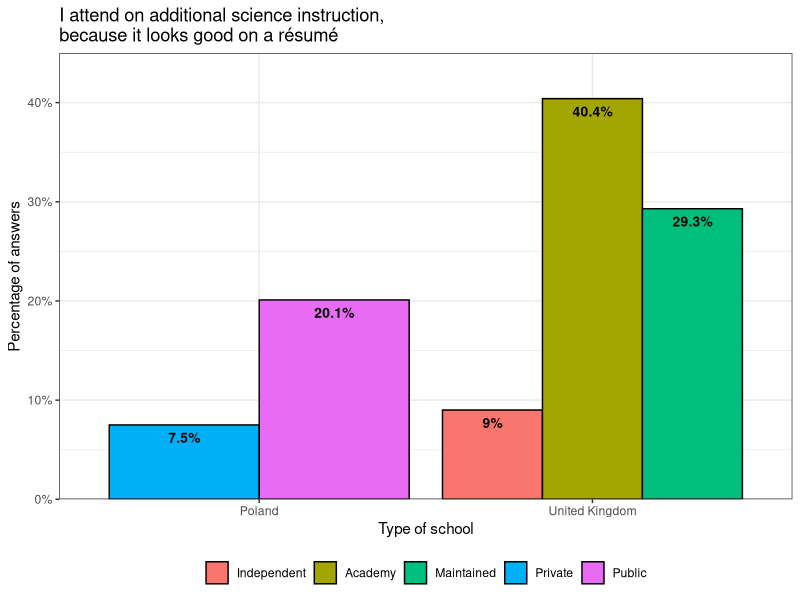
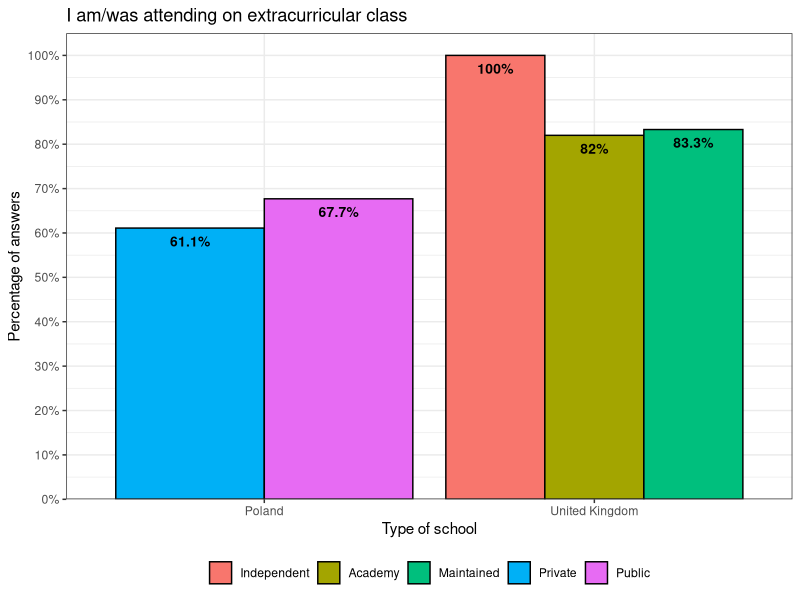
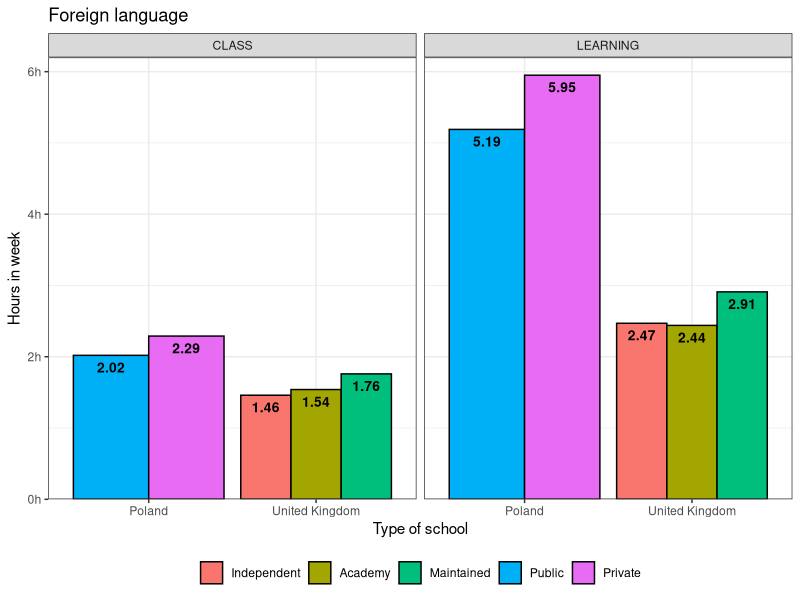

Write R code to recreate these figures, in order.
## ---- chunk 1
knitr::opts_chunk$set(echo = FALSE, cache = TRUE)

library("haven")
library("stringr")
library(dplyr)
library(data.table)
library(stringi)
library(ggplot2)
library(haven)
## ---- chunk 2
kolumny <- c("Independent", "Academy", "Maintained", "Private", "Public")
wiersze <- c("United Kingdom", "United Kingdom", "United Kingdom", "Poland", "Poland")
dane <- c(0.09, 0.404, 0.293, 0.075, 0.201)
data <- cbind(kolumny, wiersze, dane) %>% tbl_df()
data$dane <- as.numeric(data$dane)

ggplot(data, aes(x=wiersze, fill=factor(kolumny, kolumny))) +
  geom_bar(stat="identity", aes(y=100*dane), position=position_dodge(), colour="black") +
  scale_y_continuous(limits = c(0, 45), breaks = seq(0, 50, 10), labels = paste(seq(0, 50, 10), "%", sep=""), expand = c(0, 0)) +
  geom_text(aes(label = paste(100*dane, "%", sep=""), y=100*dane-1.3, fontface="bold"),
            position=position_dodge(width=0.9), colour = "#000000", size=3.5) +
  theme_bw() +
  theme(legend.position="bottom", legend.title=element_blank()) +
  labs(title="I attend on additional science instruction,\nbecause it looks good on a résumé", x ="Type of school", y = "Percentage of answers")
## ---- chunk 3
kolumny <- c("Independent", "Academy", "Maintained", "Private", "Public")
wiersze <- c("United Kingdom", "United Kingdom", "United Kingdom", "Poland", "Poland")
dane <- c(1, 0.82, 0.833, 0.611, 0.677)
data <- cbind(kolumny, wiersze, dane) %>% tbl_df()
data$dane <- as.numeric(data$dane)

ggplot(data, aes(x=wiersze, fill=factor(kolumny, kolumny))) +
  geom_bar(stat="identity", aes(y=100*dane), position=position_dodge(), colour="black") +
  scale_y_continuous(limits = c(0, 105), breaks = seq(0, 100, 10),
                     labels = paste(seq(0, 100, 10), "%", sep=""), expand = c(0, 0)) +
  geom_text(aes(label = paste(100*dane, "%", sep=""), y=100*dane-3, fontface="bold"),
            position=position_dodge(width=0.9), colour = "#000000", size=3.5) +
  theme_bw() +
  theme(legend.position="bottom", legend.title=element_blank()) +
  labs(title="I am/was attending on extracurricular class", x ="Type of school", y = "Percentage of answers")
## ---- chunk 4
kolumny <- rep(c("Independent", "Academy", "Maintained", "Private", "Public")[c(2, 4, 1, 5, 3)], 2)
wiersze <- rep(c("United Kingdom", "Poland", "United Kingdom", "Poland", "United Kingdom"), 2)
dane <- c(2.44, 5.95, 2.47, 5.19, 2.91, 1.54, 2.29, 1.46, 2.02, 1.76)
numer <- c(rep("LEARNING", 5), rep("CLASS", 5))
data <- cbind(kolumny, wiersze, dane, numer) %>% tbl_df()
data$dane <- as.numeric(data$dane)
data <- data[c(3, 1, 5, 4, 2, 8, 6, 10, 9, 7),]

ggplot(data, aes(x=wiersze, fill=factor(kolumny, kolumny[1:5]))) +
  geom_bar(stat="identity", aes(y=dane), position=position_dodge(), colour="black") +
  scale_y_continuous(limits = c(0, 6.2), breaks = seq(0, 6, 2),
                     labels = paste(seq(0, 6, 2), "h", sep=""), expand = c(0, 0)) +
  geom_text(aes(label = dane, y=dane-0.17, fontface="bold"),
            position=position_dodge(width=0.9), colour = "#000000", size=3.5) +
  facet_wrap( ~ numer, scales = "fixed", ncol=2) + 
  labs(title="Foreign language", x ="Type of school", y = "Hours in week") +
  theme_bw() +
  theme(legend.position="bottom", legend.title=element_blank())
